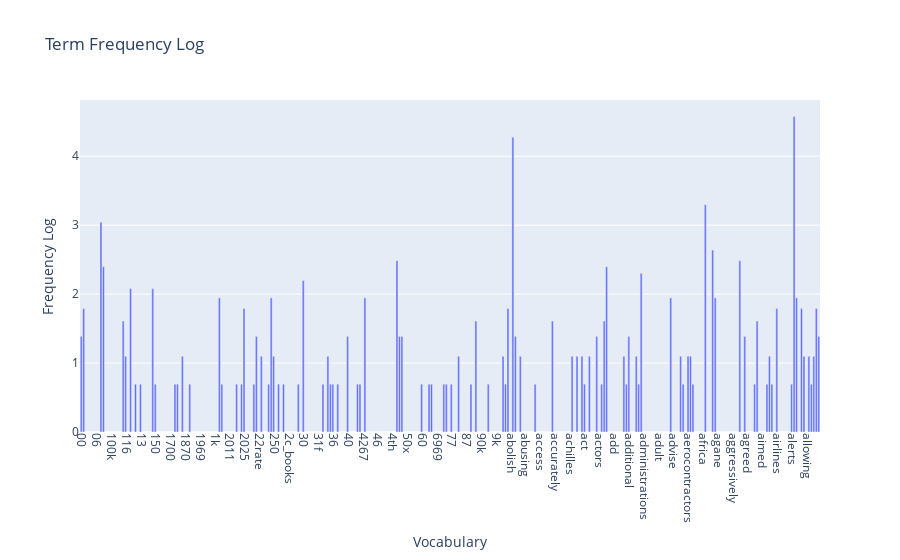
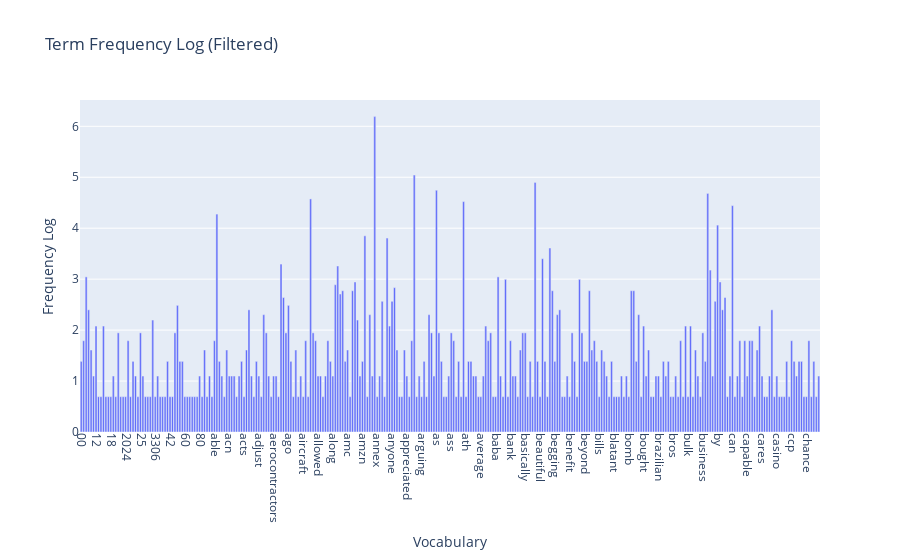
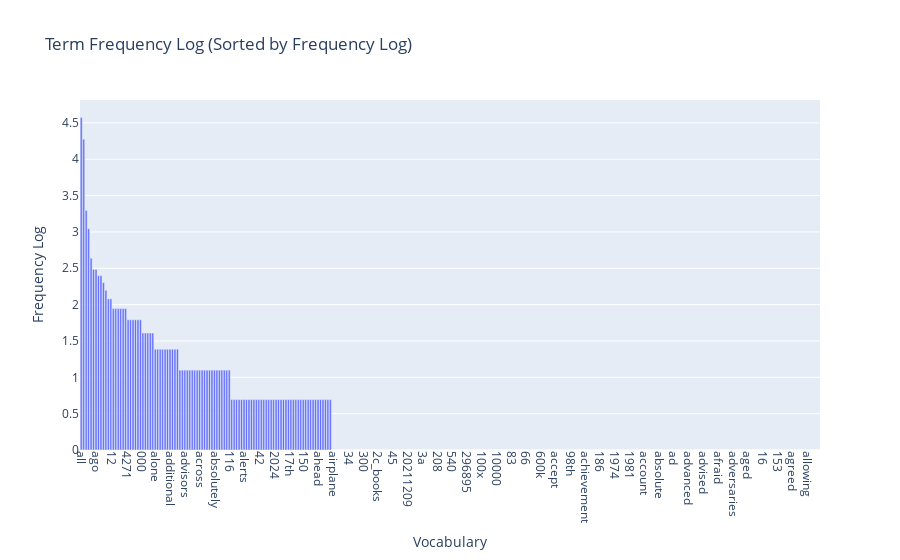

Notebook code for these charts, in order:
### Code cell
import plotly.express as px

data = {'Vocabulary': count_vect.get_feature_names_out()[:300], 'Frequency Log': term_frequencies_log[:300]}
fl = pd.DataFrame(data)

fig = px.bar(fl, x='Vocabulary', y='Frequency Log', title='Term Frequency Log')
fig.update_layout(xaxis_tickangle=90)
fig.show()

# Filter out terms with zero frequency
term_frequencies_log = np.array(term_frequencies_log)
non_zero_indices = term_frequencies_log > 0
filtered_terms = count_vect.get_feature_names_out()[non_zero_indices]
filtered_frequencies = term_frequencies_log[non_zero_indices]

# Create DataFrame
fl_f = {'Vocabulary': filtered_terms[:300], 'Frequency Log': filtered_frequencies[:300]}
flf = pd.DataFrame(fl_f)

# Create the plot
fig = px.bar(flf, x='Vocabulary', y='Frequency Log', title='Term Frequency Log (Filtered)')
fig.update_layout(xaxis_tickangle=90)
fig.show()

# Sort by frequency log in descending order
fl_sorted = fl.sort_values(by='Frequency Log', ascending=False)

# Create the plot
fig = px.bar(fl_sorted[:300], x='Vocabulary', y='Frequency Log', title='Term Frequency Log (Sorted by Frequency Log)')
fig.update_layout(xaxis_tickangle=90)
fig.show()

### Figure 1 — Plotly figure (JSON) as saved in the notebook; plotly's stock layout.template omitted (floating-point values rounded to 4 significant figures; data arrays with more than 128 entries replaced by an {"elided": "..."} marker saying what was removed)
{"data": [{"hovertemplate": "Vocabulary=%{x}<br>Frequency Log=%{y}<extra></extra>", "legendgroup": "", "marker": {"color": "#636efa", "pattern": {"shape": ""}}, "name": "", "orientation": "v", "showlegend": false, "textposition": "auto", "type": "bar", "x": {"elided": "300 str values"}, "xaxis": "x", "y": {"elided": "300 float values"}, "yaxis": "y"}], "layout": {"barmode": "relative", "legend": {"tracegroupgap": 0}, "title": {"text": "Term Frequency Log"}, "xaxis": {"anchor": "y", "domain": [0, 1], "tickangle": 90, "title": {"text": "Vocabulary"}}, "yaxis": {"anchor": "x", "domain": [0, 1], "title": {"text": "Frequency Log"}}}}

### Figure 2 — Plotly figure (JSON) as saved in the notebook; plotly's stock layout.template omitted (floating-point values rounded to 4 significant figures; data arrays with more than 128 entries replaced by an {"elided": "..."} marker saying what was removed)
{"data": [{"hovertemplate": "Vocabulary=%{x}<br>Frequency Log=%{y}<extra></extra>", "legendgroup": "", "marker": {"color": "#636efa", "pattern": {"shape": ""}}, "name": "", "orientation": "v", "showlegend": false, "textposition": "auto", "type": "bar", "x": {"elided": "300 str values"}, "xaxis": "x", "y": {"elided": "300 float values"}, "yaxis": "y"}], "layout": {"barmode": "relative", "legend": {"tracegroupgap": 0}, "title": {"text": "Term Frequency Log (Filtered)"}, "xaxis": {"anchor": "y", "domain": [0, 1], "tickangle": 90, "title": {"text": "Vocabulary"}}, "yaxis": {"anchor": "x", "domain": [0, 1], "title": {"text": "Frequency Log"}}}}

### Figure 3 — Plotly figure (JSON) as saved in the notebook; plotly's stock layout.template omitted (floating-point values rounded to 4 significant figures; data arrays with more than 128 entries replaced by an {"elided": "..."} marker saying what was removed)
{"data": [{"hovertemplate": "Vocabulary=%{x}<br>Frequency Log=%{y}<extra></extra>", "legendgroup": "", "marker": {"color": "#636efa", "pattern": {"shape": ""}}, "name": "", "orientation": "v", "showlegend": false, "textposition": "auto", "type": "bar", "x": {"elided": "300 str values"}, "xaxis": "x", "y": {"elided": "300 float values"}, "yaxis": "y"}], "layout": {"barmode": "relative", "legend": {"tracegroupgap": 0}, "title": {"text": "Term Frequency Log (Sorted by Frequency Log)"}, "xaxis": {"anchor": "y", "domain": [0, 1], "tickangle": 90, "title": {"text": "Vocabulary"}}, "yaxis": {"anchor": "x", "domain": [0, 1], "title": {"text": "Frequency Log"}}}}
